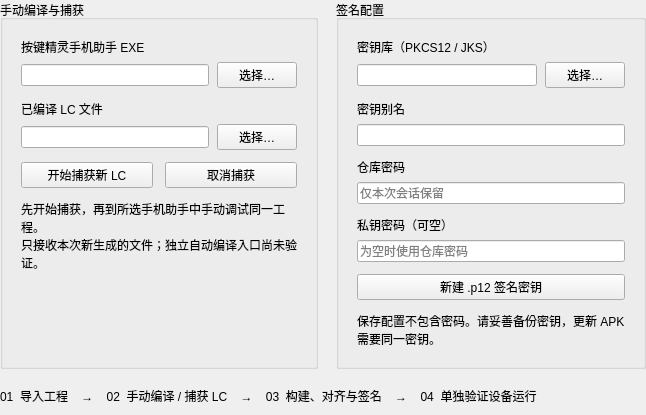
            <widget class="QWidget" name="compilePageContent">
             <layout class="QVBoxLayout" name="compileLayout">
              <property name="leftMargin">
               <number>0</number>
              </property>
              <property name="topMargin">
               <number>0</number>
              </property>
              <property name="rightMargin">
               <number>0</number>
              </property>
              <property name="bottomMargin">
               <number>0</number>
              </property>
              <property name="spacing">
               <number>18</number>
              </property>
              <item>
               <layout class="QHBoxLayout" name="compileColumns">
                <item>
                 <widget class="QGroupBox" name="compileCard">
                  <property name="title">
                   <string>手动编译与捕获</string>
                  </property>
                  <layout class="QVBoxLayout" name="compileCardLayout">
                   <property name="leftMargin">
                    <number>18</number>
                   </property>
                   <property name="topMargin">
                    <number>18</number>
                   </property>
                   <property name="rightMargin">
                    <number>18</number>
                   </property>
                   <property name="bottomMargin">
                    <number>18</number>
                   </property>
                   <property name="spacing">
                    <number>12</number>
                   </property>
                   <item>
                    <widget class="QWidget" name="assistantRow">
                     <layout class="QVBoxLayout" name="assistantLayout">
                      <property name="leftMargin">
                       <number>0</number>
                      </property>
                      <property name="topMargin">
                       <number>0</number>
                      </property>
                      <property name="rightMargin">
                       <number>0</number>
                      </property>
                      <property name="bottomMargin">
                       <number>0</number>
                      </property>
                      <property name="spacing">
                       <number>6</number>
                      </property>
                      <item>
                       <widget class="QLabel" name="assistantLabel">
                        <property name="text">
                         <string>按键精灵手机助手 EXE</string>
                        </property>
                        <property name="wordWrap">
                         <bool>false</bool>
                        </property>
                       </widget>
                      </item>
                      <item>
                       <layout class="QHBoxLayout" name="assistantInputLayout">
                        <property name="spacing">
                         <number>8</number>
                        </property>
                        <item>
                         <widget class="QLineEdit" name="assistantEdit" />
                        </item>
                        <item>
                         <widget class="QPushButton" name="assistantBrowse">
                          <property name="text">
                           <string>选择…</string>
                          </property>
                         </widget>
                        </item>
                       </layout>
                      </item>
                     </layout>
                    </widget>
                   </item>
                   <item>
                    <widget class="QWidget" name="compiledRow">
                     <layout class="QVBoxLayout" name="compiledLayout">
                      <property name="leftMargin">
                       <number>0</number>
                      </property>
                      <property name="topMargin">
                       <number>0</number>
                      </property>
                      <property name="rightMargin">
                       <number>0</number>
                      </property>
                      <property name="bottomMargin">
                       <number>0</number>
                      </property>
                      <property name="spacing">
                       <number>6</number>
                      </property>
                      <item>
                       <widget class="QLabel" name="compiledLabel">
                        <property name="text">
                         <string>已编译 LC 文件</string>
                        </property>
                        <property name="wordWrap">
                         <bool>false</bool>
                        </property>
                       </widget>
                      </item>
                      <item>
                       <layout class="QHBoxLayout" name="compiledInputLayout">
                        <property name="spacing">
                         <number>8</number>
                        </property>
                        <item>
                         <widget class="QLineEdit" name="compiledEdit" />
                        </item>
                        <item>
                         <widget class="QPushButton" name="compiledBrowse">
                          <property name="text">
                           <string>选择…</string>
                          </property>
                         </widget>
                        </item>
                       </layout>
                      </item>
                     </layout>
                    </widget>
                   </item>
                   <item>
                    <layout class="QHBoxLayout" name="captureButtons">
                     <item>
                      <widget class="QPushButton" name="captureButton">
                       <property name="text">
                        <string>开始捕获新 LC</string>
                       </property>
                      </widget>
                     </item>
                     <item>
                      <widget class="QPushButton" name="cancelCaptureButton">
                       <property name="text">
                        <string>取消捕获</string>
                       </property>
                      </widget>
                     </item>
                    </layout>
                   </item>
                   <item>
                    <widget class="QLabel" name="compileHint">
                     <property name="text">
                      <string>先开始捕获，再到所选手机助手中手动调试同一工程。
只接收本次新生成的文件；独立自动编译入口尚未验证。</string>
                     </property>
                     <property name="wordWrap">
                      <bool>true</bool>
                     </property>
                    </widget>
                   </item>
                   <item>
                    <spacer name="compileCardStretch">
                     <property name="orientation">
                      <enum>Qt::Vertical</enum>
                     </property>
                     <property name="sizeHint" stdset="0">
                      <size>
                       <width>10</width>
                       <height>10</height>
                      </size>
                     </property>
                    </spacer>
                   </item>
                  </layout>
                 </widget>
                </item>
                <item>
                 <widget class="QGroupBox" name="signingCard">
                  <property name="title">
                   <string>签名配置</string>
                  </property>
                  <layout class="QVBoxLayout" name="signingCardLayout">
                   <property name="leftMargin">
                    <number>18</number>
                   </property>
                   <property name="topMargin">
                    <number>18</number>
                   </property>
                   <property name="rightMargin">
                    <number>18</number>
                   </property>
                   <property name="bottomMargin">
                    <number>18</number>
                   </property>
                   <property name="spacing">
                    <number>12</number>
                   </property>
                   <item>
                    <widget class="QWidget" name="keystoreRow">
                     <layout class="QVBoxLayout" name="keystoreLayout">
                      <property name="leftMargin">
                       <number>0</number>
                      </property>
                      <property name="topMargin">
                       <number>0</number>
                      </property>
                      <property name="rightMargin">
                       <number>0</number>
                      </property>
                      <property name="bottomMargin">
                       <number>0</number>
                      </property>
                      <property name="spacing">
                       <number>6</number>
                      </property>
                      <item>
                       <widget class="QLabel" name="keystoreLabel">
                        <property name="text">
                         <string>密钥库（PKCS12 / JKS）</string>
                        </property>
                        <property name="wordWrap">
                         <bool>false</bool>
                        </property>
                       </widget>
                      </item>
                      <item>
                       <layout class="QHBoxLayout" name="keystoreInputLayout">
                        <property name="spacing">
                         <number>8</number>
                        </property>
                        <item>
                         <widget class="QLineEdit" name="keystoreEdit" />
                        </item>
                        <item>
                         <widget class="QPushButton" name="keystoreBrowse">
                          <property name="text">
                           <string>选择…</string>
                          </property>
                         </widget>
                        </item>
                       </layout>
                      </item>
                     </layout>
                    </widget>
                   </item>
                   <item>
                    <widget class="QWidget" name="aliasRow">
                     <layout class="QVBoxLayout" name="aliasLayout">
                      <property name="leftMargin">
                       <number>0</number>
                      </property>
                      <property name="topMargin">
                       <number>0</number>
                      </property>
                      <property name="rightMargin">
                       <number>0</number>
                      </property>
                      <property name="bottomMargin">
                       <number>0</number>
                      </property>
                      <property name="spacing">
                       <number>6</number>
                      </property>
                      <item>
                       <widget class="QLabel" name="aliasLabel">
                        <property name="text">
                         <string>密钥别名</string>
                        </property>
                        <property name="wordWrap">
                         <bool>false</bool>
                        </property>
                       </widget>
                      </item>
                      <item>
                       <layout class="QHBoxLayout" name="aliasInputLayout">
                        <property name="spacing">
                         <number>8</number>
                        </property>
                        <item>
                         <widget class="QLineEdit" name="aliasEdit" />
                        </item>
                       </layout>
                      </item>
                     </layout>
                    </widget>
                   </item>
                   <item>
                    <widget class="QWidget" name="store_passwordRow">
                     <layout class="QVBoxLayout" name="store_passwordLayout">
                      <property name="leftMargin">
                       <number>0</number>
                      </property>
                      <property name="topMargin">
                       <number>0</number>
                      </property>
                      <property name="rightMargin">
                       <number>0</number>
                      </property>
                      <property name="bottomMargin">
                       <number>0</number>
                      </property>
                      <property name="spacing">
                       <number>6</number>
                      </property>
                      <item>
                       <widget class="QLabel" name="store_passwordLabel">
                        <property name="text">
                         <string>仓库密码</string>
                        </property>
                        <property name="wordWrap">
                         <bool>false</bool>
                        </property>
                       </widget>
                      </item>
                      <item>
                       <layout class="QHBoxLayout" name="store_passwordInputLayout">
                        <property name="spacing">
                         <number>8</number>
                        </property>
                        <item>
                         <widget class="QLineEdit" name="store_passwordEdit">
                          <property name="placeholderText">
                           <string>仅本次会话保留</string>
                          </property>
                          <property name="echoMode">
                           <enum>QLineEdit::Password</enum>
                          </property>
                         </widget>
                        </item>
                       </layout>
                      </item>
                     </layout>
                    </widget>
                   </item>
                   <item>
                    <widget class="QWidget" name="key_passwordRow">
                     <layout class="QVBoxLayout" name="key_passwordLayout">
                      <property name="leftMargin">
                       <number>0</number>
                      </property>
                      <property name="topMargin">
                       <number>0</number>
                      </property>
                      <property name="rightMargin">
                       <number>0</number>
                      </property>
                      <property name="bottomMargin">
                       <number>0</number>
                      </property>
                      <property name="spacing">
                       <number>6</number>
                      </property>
                      <item>
                       <widget class="QLabel" name="key_passwordLabel">
                        <property name="text">
                         <string>私钥密码（可空）</string>
                        </property>
                        <property name="wordWrap">
                         <bool>false</bool>
                        </property>
                       </widget>
                      </item>
                      <item>
                       <layout class="QHBoxLayout" name="key_passwordInputLayout">
                        <property name="spacing">
                         <number>8</number>
                        </property>
                        <item>
                         <widget class="QLineEdit" name="key_passwordEdit">
                          <property name="placeholderText">
                           <string>为空时使用仓库密码</string>
                          </property>
                          <property name="echoMode">
                           <enum>QLineEdit::Password</enum>
                          </property>
                         </widget>
                        </item>
                       </layout>
                      </item>
                     </layout>
                    </widget>
                   </item>
                   <item>
                    <widget class="QPushButton" name="newKeyButton">
                     <property name="text">
                      <string>新建 .p12 签名密钥</string>
                     </property>
                    </widget>
                   </item>
                   <item>
                    <widget class="QLabel" name="signHint">
                     <property name="text">
                      <string>保存配置不包含密码。请妥善备份密钥，更新 APK 需要同一密钥。</string>
                     </property>
                     <property name="wordWrap">
                      <bool>true</bool>
                     </property>
                    </widget>
                   </item>
                  </layout>
                 </widget>
                </item>
               </layout>
              </item>
              <item>
               <widget class="QLabel" name="workflowHint">
                <property name="text">
                 <string>01  导入工程    →    02  手动编译 / 捕获 LC    →    03  构建、对齐与签名    →    04  单独验证设备运行</string>
                </property>
                <property name="wordWrap">
                 <bool>true</bool>
                </property>
               </widget>
              </item>
              <item>
               <spacer name="compileStretch">
                <property name="orientation">
                 <enum>Qt::Vertical</enum>
                </property>
                <property name="sizeHint" stdset="0">
                 <size>
                  <width>10</width>
                  <height>10</height>
                 </size>
                </property>
               </spacer>
              </item>
             </layout>
            </widget>
